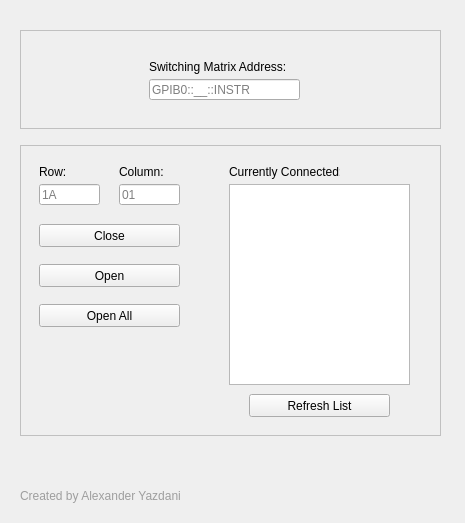
<?xml version="1.0" encoding="UTF-8"?>
<ui version="4.0">
 <class>Form</class>
 <widget class="QWidget" name="Form">
  <property name="geometry">
   <rect>
    <x>0</x>
    <y>0</y>
    <width>465</width>
    <height>519</height>
   </rect>
  </property>
  <property name="windowTitle">
   <string>Form</string>
  </property>
  <layout class="QHBoxLayout" name="horizontalLayout_3">
   <item>
    <widget class="QWidget" name="widget_3" native="true">
     <property name="minimumSize">
      <size>
       <width>441</width>
       <height>501</height>
      </size>
     </property>
     <property name="maximumSize">
      <size>
       <width>441</width>
       <height>16777215</height>
      </size>
     </property>
     <layout class="QVBoxLayout" name="verticalLayout">
      <item>
       <spacer name="verticalSpacer_4">
        <property name="orientation">
         <enum>Qt::Vertical</enum>
        </property>
        <property name="sizeHint" stdset="0">
         <size>
          <width>20</width>
          <height>40</height>
         </size>
        </property>
       </spacer>
      </item>
      <item>
       <widget class="QWidget" name="widget_6" native="true">
        <property name="minimumSize">
         <size>
          <width>421</width>
          <height>99</height>
         </size>
        </property>
        <property name="maximumSize">
         <size>
          <width>421</width>
          <height>16777215</height>
         </size>
        </property>
        <property name="styleSheet">
         <string notr="true">#widget_6{
	border: 1px  solid #C0C0C0;
}</string>
        </property>
        <layout class="QHBoxLayout" name="horizontalLayout_4">
         <item>
          <widget class="QWidget" name="widget" native="true">
           <property name="minimumSize">
            <size>
             <width>200</width>
             <height>81</height>
            </size>
           </property>
           <widget class="QLabel" name="label_2">
            <property name="geometry">
             <rect>
              <x>120</x>
              <y>20</y>
              <width>161</width>
              <height>16</height>
             </rect>
            </property>
            <property name="text">
             <string>Switching Matrix Address:</string>
            </property>
           </widget>
           <widget class="QLineEdit" name="Switching_Matrix_Address">
            <property name="geometry">
             <rect>
              <x>120</x>
              <y>40</y>
              <width>151</width>
              <height>21</height>
             </rect>
            </property>
            <property name="placeholderText">
             <string>GPIB0::__::INSTR</string>
            </property>
           </widget>
          </widget>
         </item>
        </layout>
       </widget>
      </item>
      <item>
       <spacer name="verticalSpacer">
        <property name="orientation">
         <enum>Qt::Vertical</enum>
        </property>
        <property name="sizeHint" stdset="0">
         <size>
          <width>20</width>
          <height>40</height>
         </size>
        </property>
       </spacer>
      </item>
      <item>
       <widget class="QWidget" name="widget_5" native="true">
        <property name="minimumSize">
         <size>
          <width>421</width>
          <height>291</height>
         </size>
        </property>
        <property name="maximumSize">
         <size>
          <width>421</width>
          <height>16777215</height>
         </size>
        </property>
        <property name="styleSheet">
         <string notr="true">#widget_5
{
	border: 1px  solid #C0C0C0;
}</string>
        </property>
        <layout class="QHBoxLayout" name="horizontalLayout_2">
         <item>
          <widget class="QWidget" name="widget_2" native="true">
           <property name="minimumSize">
            <size>
             <width>401</width>
             <height>281</height>
            </size>
           </property>
           <widget class="QLabel" name="label_3">
            <property name="geometry">
             <rect>
              <x>10</x>
              <y>10</y>
              <width>60</width>
              <height>16</height>
             </rect>
            </property>
            <property name="text">
             <string>Row:</string>
            </property>
           </widget>
           <widget class="QLineEdit" name="row_entry">
            <property name="geometry">
             <rect>
              <x>10</x>
              <y>30</y>
              <width>61</width>
              <height>21</height>
             </rect>
            </property>
            <property name="placeholderText">
             <string>1A</string>
            </property>
           </widget>
           <widget class="QLineEdit" name="column_entry">
            <property name="geometry">
             <rect>
              <x>90</x>
              <y>30</y>
              <width>61</width>
              <height>21</height>
             </rect>
            </property>
            <property name="placeholderText">
             <string>01</string>
            </property>
           </widget>
           <widget class="QLabel" name="label_4">
            <property name="geometry">
             <rect>
              <x>90</x>
              <y>10</y>
              <width>60</width>
              <height>16</height>
             </rect>
            </property>
            <property name="text">
             <string>Column:</string>
            </property>
           </widget>
           <widget class="QPushButton" name="refresh_button">
            <property name="geometry">
             <rect>
              <x>220</x>
              <y>240</y>
              <width>141</width>
              <height>23</height>
             </rect>
            </property>
            <property name="text">
             <string>Refresh List</string>
            </property>
           </widget>
           <widget class="QLabel" name="label_5">
            <property name="geometry">
             <rect>
              <x>200</x>
              <y>10</y>
              <width>111</width>
              <height>16</height>
             </rect>
            </property>
            <property name="text">
             <string>Currently Connected:</string>
            </property>
           </widget>
           <widget class="QPushButton" name="close_button">
            <property name="geometry">
             <rect>
              <x>10</x>
              <y>70</y>
              <width>141</width>
              <height>23</height>
             </rect>
            </property>
            <property name="text">
             <string>Close</string>
            </property>
           </widget>
           <widget class="QPushButton" name="open_button">
            <property name="geometry">
             <rect>
              <x>10</x>
              <y>110</y>
              <width>141</width>
              <height>23</height>
             </rect>
            </property>
            <property name="text">
             <string>Open</string>
            </property>
           </widget>
           <widget class="QPushButton" name="open_all_button">
            <property name="geometry">
             <rect>
              <x>10</x>
              <y>150</y>
              <width>141</width>
              <height>23</height>
             </rect>
            </property>
            <property name="text">
             <string>Open All</string>
            </property>
           </widget>
           <widget class="QPlainTextEdit" name="plainTextEdit">
            <property name="geometry">
             <rect>
              <x>200</x>
              <y>30</y>
              <width>181</width>
              <height>201</height>
             </rect>
            </property>
           </widget>
          </widget>
         </item>
        </layout>
       </widget>
      </item>
      <item>
       <spacer name="verticalSpacer_2">
        <property name="orientation">
         <enum>Qt::Vertical</enum>
        </property>
        <property name="sizeHint" stdset="0">
         <size>
          <width>20</width>
          <height>18</height>
         </size>
        </property>
       </spacer>
      </item>
      <item>
       <widget class="QWidget" name="widget_4" native="true">
        <property name="minimumSize">
         <size>
          <width>401</width>
          <height>41</height>
         </size>
        </property>
        <property name="maximumSize">
         <size>
          <width>421</width>
          <height>16777215</height>
         </size>
        </property>
        <layout class="QHBoxLayout" name="horizontalLayout"/>
       </widget>
      </item>
      <item>
       <spacer name="verticalSpacer_3">
        <property name="orientation">
         <enum>Qt::Vertical</enum>
        </property>
        <property name="sizeHint" stdset="0">
         <size>
          <width>20</width>
          <height>0</height>
         </size>
        </property>
       </spacer>
      </item>
      <item>
       <widget class="QLabel" name="name_label">
        <property name="styleSheet">
         <string notr="true">font: 75 8pt &quot;Myanmar Text&quot;;
color: rgb(158, 158, 158);
</string>
        </property>
        <property name="text">
         <string>Created by Alexander Yazdani</string>
        </property>
       </widget>
      </item>
     </layout>
    </widget>
   </item>
   <item>
    <spacer name="horizontalSpacer">
     <property name="orientation">
      <enum>Qt::Horizontal</enum>
     </property>
     <property name="sizeHint" stdset="0">
      <size>
       <width>40</width>
       <height>20</height>
      </size>
     </property>
    </spacer>
   </item>
  </layout>
 </widget>
 <resources/>
 <connections/>
</ui>
